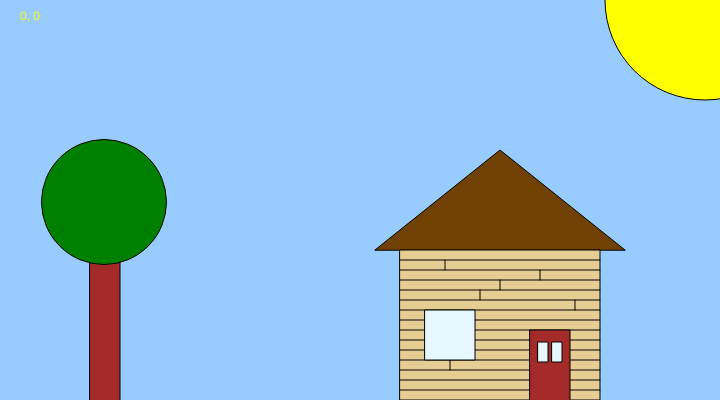
Frame 1 (no input)
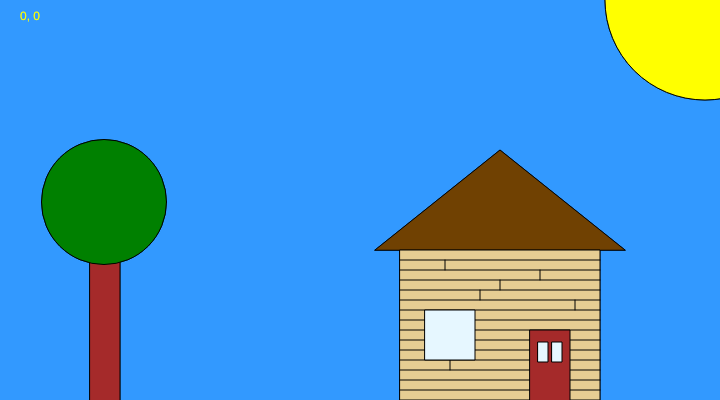
Frame 60 (no input)
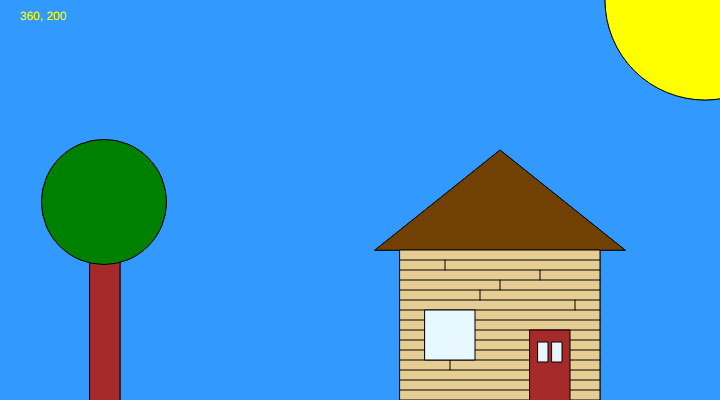
Frame 120 (the mouse pressed at the canvas centre since frame 60)

The p5.js sketch that drew these frames (run headless with seeded random() and noise() and a simulated clock; from frame 60 on, the mouse is pressed at the canvas centre):

// p5.js sketch
// ── sketch.js
function setup() {

  createCanvas(720, 400);

}
function draw() {
  background('#3399FF80');
  //noStroke();

  fill(112, 65, 2);
  triangle(375, 250, 500, 150, 625, 250);

  fill(230, 205, 147);
  rect(400,250 , 200, 150);

  line(400, 260, 600,260);
  line(400, 270, 600,270);
  line(400, 280, 600,280);
  line(400, 290, 600,290);
  line(400, 300, 600,300);
  line(400, 310, 600,310);
  line(400, 320, 600,320);
  line(400, 330, 600,330);
  line(400, 340, 600,340);
  line(400, 350, 600,350);
  line(400, 360, 600,360);
  line(400, 370, 600,370);
  line(400, 380, 600,380);
  line(400, 390, 600,390);
  line(540,270,540,280);
  line(445, 260,445,270);
  line( 500,280,500,290);
  line(480, 290, 480, 300);
  line(575,300,575,310);
  line(450,360,450,370);

  fill('brown');
  rect( 530, 330, 40,80);

  fill(230, 247, 255);
  rect(425,310,50,50);

  fill('yellow');
  circle(705,0,200);


  fill(230, 247, 255);
  rect(538,342, 10,20);
  rect(552,342, 10,20);



  fill('brown');
  rect(90, 200, 30, 207);

  fill('green')
  circle(104,202, 125);

  fill(204);
  //quad(477, 313, 216, 18, 216, 360, 144, 360);

  fill(255);
  //ellipse(252, 144, 72, 72);

  fill(204);
  //triangle(288, 18, 351, 360, 288, 360);

  fill('yellow');
  //arc(477, 300, 280, 280, PI, TWO_PI);

 text(mouseX + ", " + mouseY, 20, 20) ;
function mouseReleased() {
    print(mouseX + ", " + mouseY) ;
}
}
